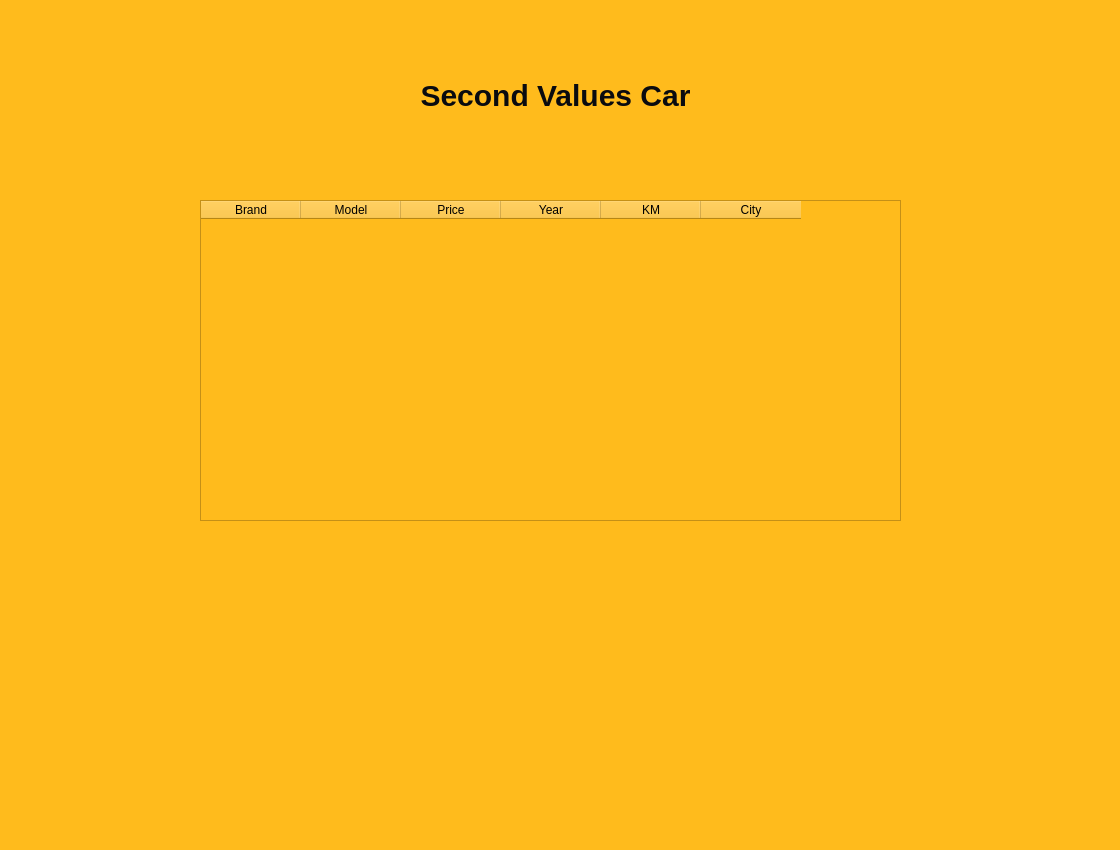
<?xml version="1.0" encoding="UTF-8"?>
<ui version="4.0">
 <class>Dialog</class>
 <widget class="QDialog" name="Dialog">
  <property name="geometry">
   <rect>
    <x>0</x>
    <y>0</y>
    <width>1120</width>
    <height>850</height>
   </rect>
  </property>
  <property name="windowTitle">
   <string>Dialog</string>
  </property>
  <property name="styleSheet">
   <string notr="true">
background-color: rgb(255, 196, 0);
background-color: rgb(255, 187, 28);</string>
  </property>
  <widget class="QWidget" name="widget" native="true">
   <property name="geometry">
    <rect>
     <x>0</x>
     <y>0</y>
     <width>201</width>
     <height>851</height>
    </rect>
   </property>
   <property name="styleSheet">
    <string notr="true">
background-color: rgba(0, 0, 0, 0);</string>
   </property>
  </widget>
  

  <widget class="QLabel" name="label">
   <property name="geometry">
    <rect>
     <x>400</x> 
     <y>50</y>
     <width>311</width>
     <height>91</height>
    </rect>
   </property>
   <property name="styleSheet">
    <string notr="true">font-size: 30px;
font: bold;
color: rgba(0, 0, 0, 0.76);
color: rgb(10, 11, 15);</string>
   </property>
   <property name="text">
    <string>Second Values Car</string>
   </property>
   <property name="alignment">
    <set>Qt::AlignCenter</set> 
   </property>
  </widget>

  
  <widget class="QTableWidget" name="tableWidget">
   <property name="geometry">
    <rect>
     <x>200</x> 
     <y>200</y>
     <width>701</width>
     <height>321</height>
    </rect>
   </property>
   <column>
    <property name="text">
     <string>Brand</string>
    </property>
   </column>
   <column>
    <property name="text">
     <string>Model</string>
    </property>
   </column>
   <column>
    <property name="text">
     <string>Price</string>
    </property>
   </column>
   <column>
    <property name="text">
     <string>Year</string>
    </property>
   </column>
   <column>
    <property name="text">
     <string>KM</string>
    </property>
   </column>
   <column>
    <property name="text">
     <string>City</string>
    </property>
   </column>
  </widget>
 </widget>
 <resources/>
 <connections/>
</ui>
